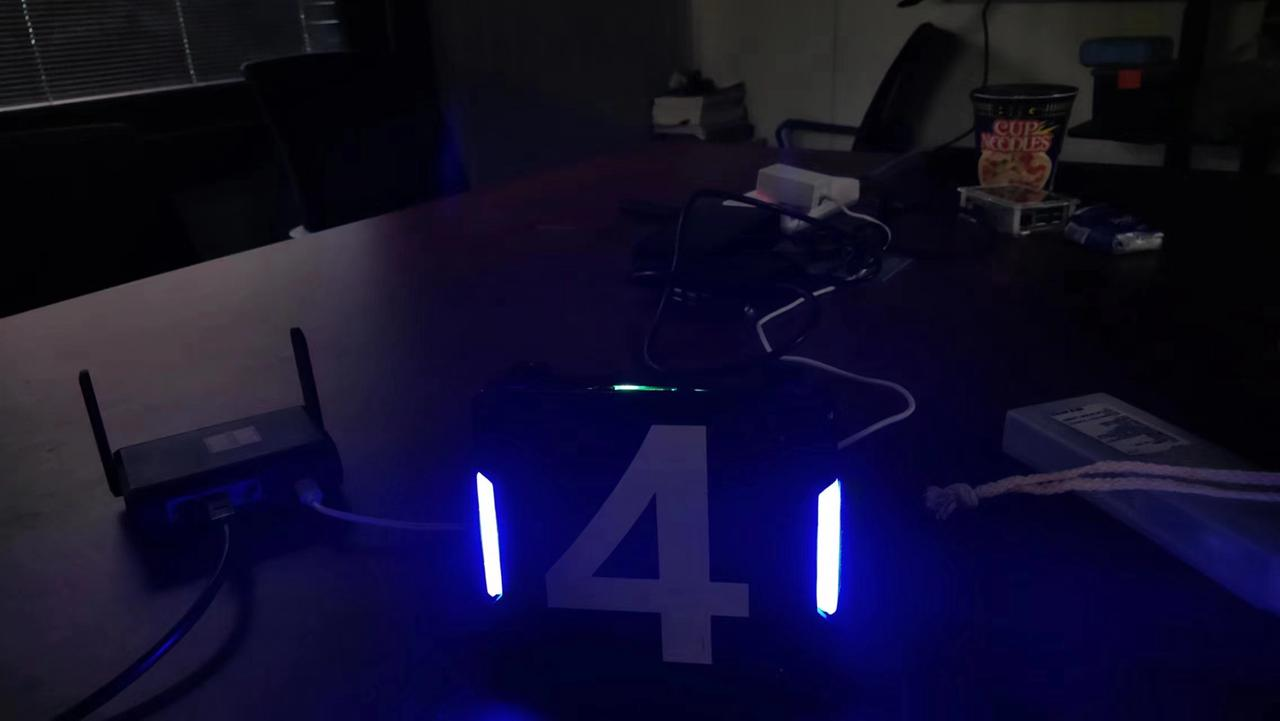
#> input picture test_1.jpg, 1280 x 721 px, found by its file name
$ python 2_2_Numpy.py
#> lines starting #> are read from the running program, lines starting #| are printed output that depends on the picture
import cv2
import numpy as np

a = np.array([[1, 2, 3], [4, 5, 6]])
print(a)

#(行，列，通道)
b = np.zeros(( 2, 3, 3), np.uint8)
print(b)

c = np.ones(( 2, 3, 3), np.uint8)
print(c)

d = np.full(( 2, 3, 3), 127, np.uint8)
print(d)

e = np.identity(3)
print(e)

f = np.eye(4,7,k=2 )
print(f)

img = cv2.imread('/home/c/桌面/Opencv/test_1.jpg')
#> img is the input picture: shape (721, 1280, 3); mean B, G, R 44.1, 15.5, 18.3

#检索与修改像素
img = np.zeros((480, 640, 3), np.uint8)

print(img[100,100])
roi = img[100:200, 200:300]
roi[:] = [255, 255, 255]

count = 0
while count < 200:
    img[count,200] = (0, 0, 255)
    count += 1

cv2.imshow('img',img)
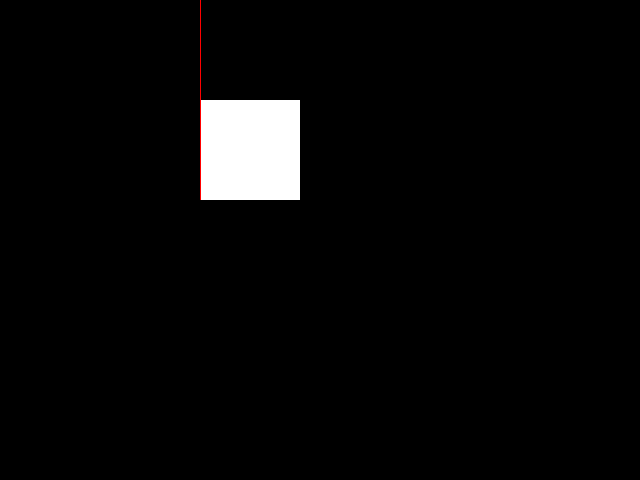
#> window 'img': shape (480, 640, 3); mean B, G, R 8.2, 8.2, 8.4

key = cv2.waitKey(0)
#> (key q is pressed here)
if(key & 0xFF== ord('q')):
    cv2.destroyAllWindows()

#ROI（y1：y2,x1:x2）
